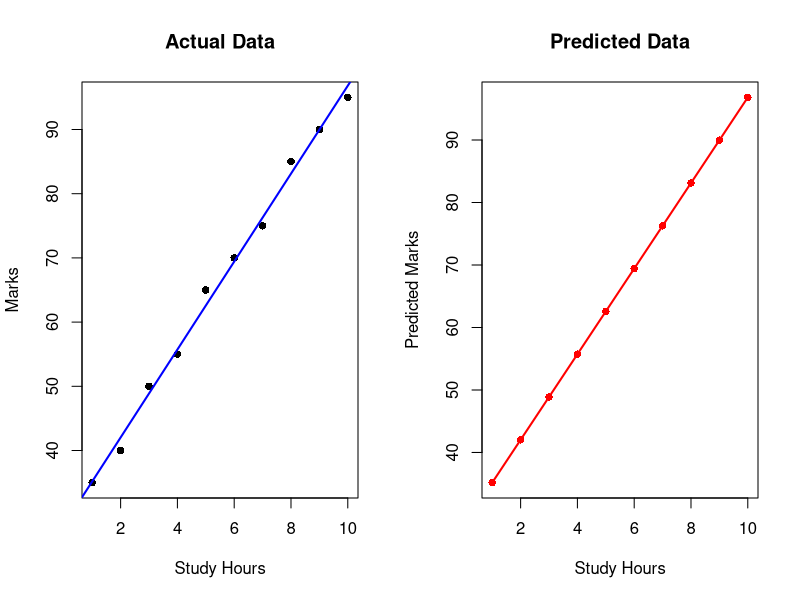

Source code (R):

library(ggplot2)


data <- data.frame(
  StudyHours = c(1,2,3,4,5,6,7,8,9,10),
  Marks = c(35,40,50,55,65,70,75,85,90,95)
)


model <- lm(Marks ~ StudyHours, data = data)

cat("=== Student Performance Predictor ===\n")


study_input <- as.numeric(readline("Enter study hours: "))


predicted_marks <- predict(model, data.frame(StudyHours = study_input))


cat("Predicted Marks:", round(predicted_marks, 2), "\n")


pred_data <- data.frame(
  StudyHours = data$StudyHours,
  PredictedMarks = predict(model, data)
)


par(mfrow = c(1, 2))


plot(data$StudyHours, data$Marks,
     main = "Actual Data",
     xlab = "Study Hours",
     ylab = "Marks",
     pch = 16)

abline(model, col = "blue", lwd = 2)


plot(pred_data$StudyHours, pred_data$PredictedMarks,
     main = "Predicted Data",
     xlab = "Study Hours",
     ylab = "Predicted Marks",
     pch = 16,
     col = "red")

lines(pred_data$StudyHours, pred_data$PredictedMarks,
      col = "red", lwd = 2)


par(mfrow = c(1,1))
